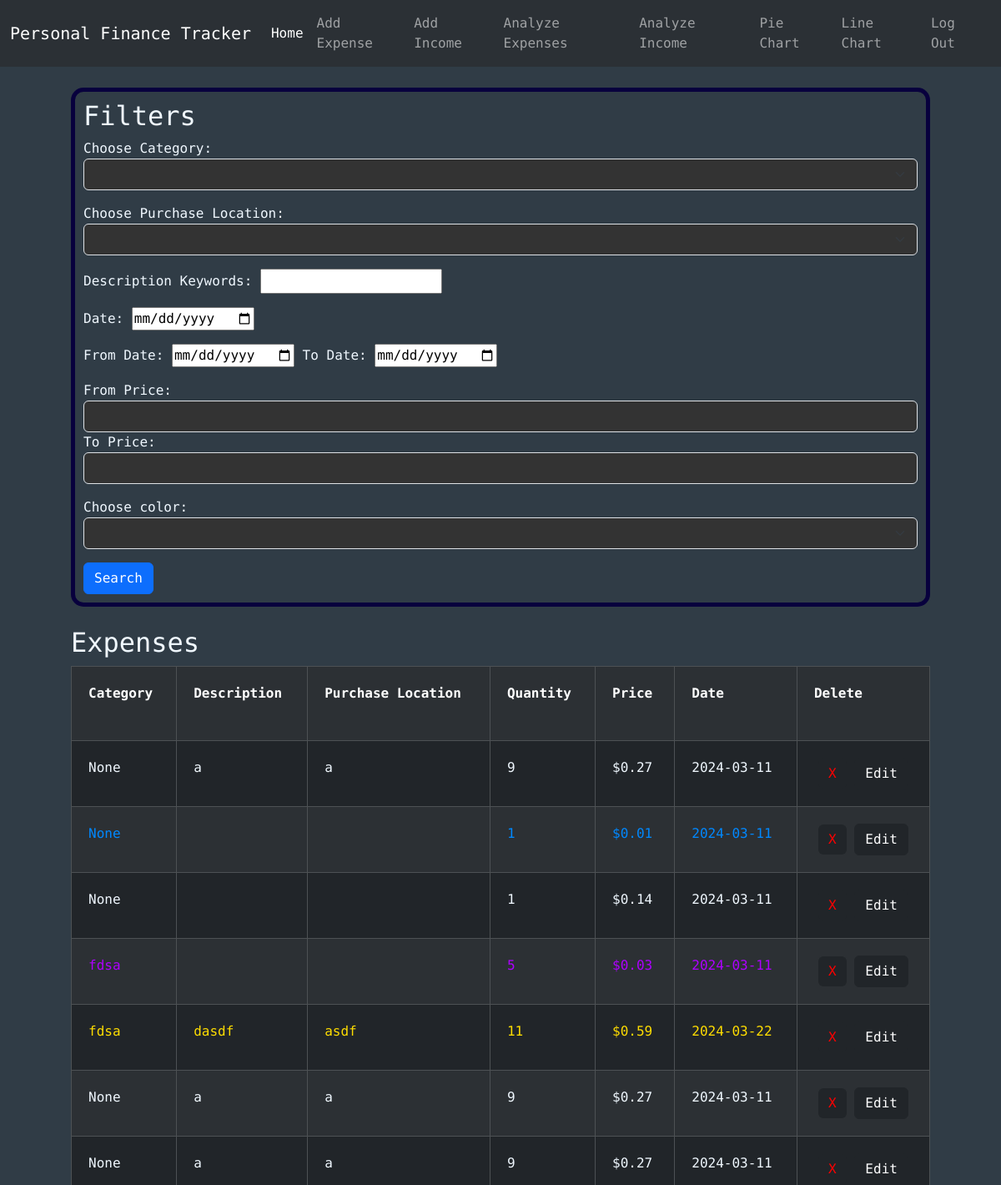
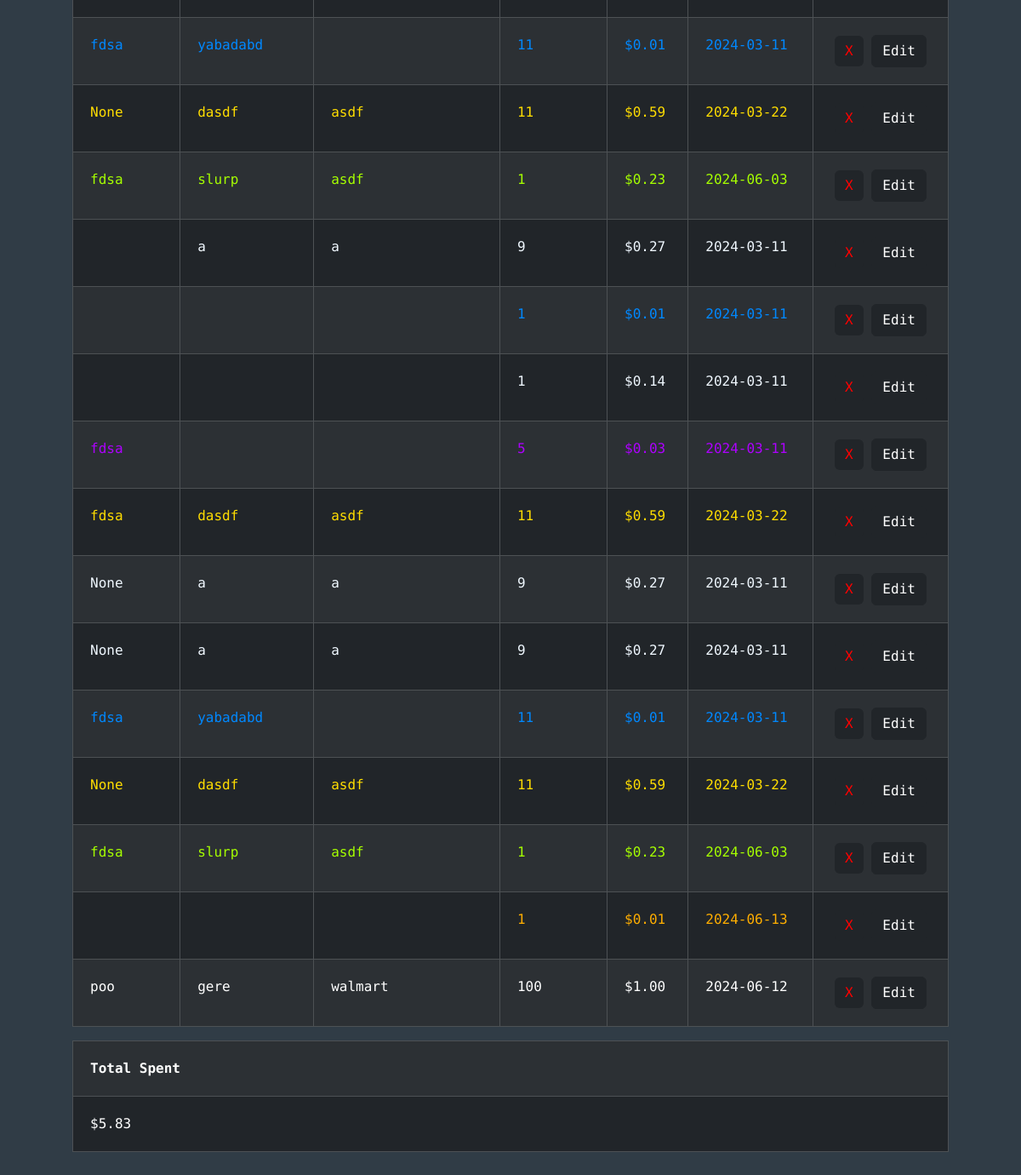
Screenshot of /analyzeExpenses (signed in) with the database file from the repository (2 pictures, top to bottom).
### tables this page shows
CREATE TABLE expenses (id INTEGER PRIMARY KEY, user_id INTEGER NOT NULL, category TEXT, description TEXT, purchaseLocation TEXT, quantity INTEGER NOT NULL, price NUMERIC NOT NULL, date TEXT NOT NULL, color TEXT, FOREIGN KEY (user_id) REFERENCES users(id));

### app.py (the view)
@app.route("/analyzeExpenses", methods=["GET", "POST"])
@login_required
def analyzeExpenses():
    conn = get_db_connection()
    categories = conn.execute("SELECT DISTINCT category FROM expenses WHERE user_id = ?", (session["user_id"],)).fetchall()
    purchaseLocations = conn.execute("SELECT DISTINCT purchaseLocation FROM expenses WHERE user_id = ?", (session["user_id"],)).fetchall()
    colors = conn.execute("SELECT DISTINCT color FROM expenses WHERE user_id = ?", (session["user_id"],)).fetchall()
    categoryFilter = None
    purchaseLocationFilter = None
    keywordsFilter = None
    dateFilter = None
    fromDateFilter =None
    toDateFilter = None
    fromPriceFilter = None
    toPriceFilter = None
    colorFilter = None
    exps = conn.execute("SELECT * FROM expenses WHERE user_id = ?", (session["user_id"],)).fetchall()
    total = conn.execute("SELECT SUM(price) AS sum FROM expenses WHERE user_id = ?", (session["user_id"],)).fetchall()[0]["sum"]
    if request.method == "POST":
        categoryFilter = request.form.get("category")
        purchaseLocationFilter = request.form.get("purchaseLocation")
        keywordsFilter = request.form.get("keywords")
        dateFilter = request.form.get("date")
        fromDateFilter = request.form.get("fromDate")
        toDateFilter = request.form.get("toDate")
        fromPriceFilter = request.form.get("fromPrice")
        toPriceFilter = request.form.get("toPrice")
        colorFilter = request.form.get("color")
        if dateFilter and (fromDateFilter or toDateFilter):
            flash("Cannot do from-to date at the same time as a specific date")
        if (fromPriceFilter and toPriceFilter) and float(fromPriceFilter) > float(toPriceFilter):
            flash("From-price must be smaller than to-price")
        if fromDateFilter:
            fD = date.fromisoformat(fromDateFilter)
        if toDateFilter:
            tD = date.fromisoformat(toDateFilter)
        if  fromDateFilter and toDateFilter and (not dateIsLessThan(fD, tD)):
            flash("From-date must be less than to-date")
        floatedFromPriceFilter = 0
        if fromPriceFilter:
            floatedFromPriceFilter = float(fromPriceFilter)
        floatedToPriceFilter = 0
        if toPriceFilter:
            floatedToPriceFilter = float(toPriceFilter)
        exps = conn.execute("SELECT * FROM expenses WHERE"\
                            " user_id = ?"\
                            " AND CASE WHEN ? != '' THEN category = ? ELSE 1 END"\
                            " AND CASE WHEN ? != '' THEN purchaseLocation = ? ELSE 1 END"\
                            " AND CASE WHEN ? != '' THEN description LIKE ? ELSE 1 END"\
                            " AND CASE WHEN ? != '' THEN date = ? ELSE 1 END"\
                             " AND CASE WHEN ? != '' AND ? != '' THEN date BETWEEN ? AND ? "\
                                " WHEN ? != '' AND ? == '' THEN date BETWEEN ? AND '9999-00-00'"\
                                " WHEN ? != '' AND ? == '' THEN date BETWEEN 0000-00-00  AND ?"\
                                " ELSE 1 END"\
                            " AND CASE WHEN ? != '' AND ? != '' THEN price BETWEEN ? AND ? "\
                                " WHEN ? != '' AND ? == '' THEN price BETWEEN ? AND 99999999"\
                                " WHEN ? != '' AND ? == '' THEN price BETWEEN 0 AND ?"\
                                " ELSE 1 END"\
                            " AND CASE WHEN ? != '' THEN color = ? ELSE 1 END"
                            , (session["user_id"], categoryFilter, categoryFilter, purchaseLocationFilter, purchaseLocationFilter, keywordsFilter, f'%{keywordsFilter}%', dateFilter, dateFilter, fromDateFilter, toDateFilter, fromDateFilter, toDateFilter, fromDateFilter, toDateFilter, fromDateFilter, toDateFilter, fromDateFilter, toDateFilter , fromPriceFilter, toPriceFilter, floatedFromPriceFilter, floatedToPriceFilter, fromPriceFilter, toPriceFilter, floatedFromPriceFilter, fromPriceFilter, toPriceFilter, floatedToPriceFilter, colorFilter, colorFilter)).fetchall()
        total = conn.execute("SELECT SUM(price) AS sum FROM expenses WHERE"\
                            " user_id = ?"\
                            " AND CASE WHEN ? != '' THEN category = ? ELSE 1 END"\
                            " AND CASE WHEN ? != '' THEN purchaseLocation = ? ELSE 1 END"\
                            " AND CASE WHEN ? != '' THEN description LIKE ? ELSE 1 END"\
                            " AND CASE WHEN ? != '' THEN date = ? ELSE 1 END"\
                            " AND CASE WHEN ? != '' AND ? != '' THEN date BETWEEN ? AND ? "\
                                " WHEN ? != '' AND ? == '' THEN date BETWEEN ? AND '9999-00-00'"\
                                " WHEN ? != '' AND ? == '' THEN date BETWEEN 0000-00-00  AND ?"\
                                " ELSE 1 END"\
                            " AND CASE WHEN ? != '' AND ? != '' THEN price BETWEEN ? AND ? "\
                                " WHEN ? != '' AND ? == '' THEN price BETWEEN ? AND 99999999"\
                                " WHEN ? != '' AND ? == '' THEN price BETWEEN 0 AND ?"\
                                " ELSE 1 END"\
                            " AND CASE WHEN ? != '' THEN color = ? ELSE 1 END"
                            , (session["user_id"], categoryFilter, categoryFilter, purchaseLocationFilter, purchaseLocationFilter, keywordsFilter, f'%{keywordsFilter}%', dateFilter, dateFilter, fromDateFilter, toDateFilter, fromDateFilter, toDateFilter, fromDateFilter, toDateFilter, fromDateFilter, toDateFilter, fromDateFilter, toDateFilter, fromPriceFilter, toPriceFilter, floatedFromPriceFilter, floatedToPriceFilter, fromPriceFilter, toPriceFilter, floatedFromPriceFilter, fromPriceFilter, toPriceFilter, floatedToPriceFilter, colorFilter, colorFilter)).fetchall()[0]["sum"]
    elif request.method == "GET":
        categoryFilter = categoryFilter if categoryFilter is not None else ""
        purchaseLocationFilter = purchaseLocationFilter if purchaseLocationFilter is not None else ""
        keywordsFilter = keywordsFilter if keywordsFilter is not None else ""
        dateFilter = dateFilter if dateFilter is not None else ""
        fromDateFilter = fromDateFilter if fromDateFilter is not None else ""
        toDateFilter = toDateFilter if toDateFilter is not None else ""
        fromPriceFilter = fromPriceFilter if fromPriceFilter is not None else ""
        toPriceFilter = toPriceFilter if toPriceFilter is not None else ""
        colorFilter = colorFilter if colorFilter is not None else ""
    return render_template("analyzeExpenses.html", categories=categories,purchaseLocations=purchaseLocations, colors=colors, expenses=exps,total=total,categoryFilter=categoryFilter,purchaseLocationFilter=purchaseLocationFilter,keywordsFilter=keywordsFilter,dateFilter=dateFilter,fromDateFilter=fromDateFilter,toDateFilter=toDateFilter,    fromPriceFilter=fromPriceFilter, toPriceFilter=toPriceFilter, colorFilter=colorFilter)

### helpers.py (called while the page is built)
def login_required(f):
    @wraps(f)
    def decorated_function(*args, **kwargs):
        if session.get("user_id") is None:
            return redirect("/login")
        return f(*args, **kwargs)
    return decorated_function

def get_db_connection():
    conn = sqlite3.connect('database.db')
    conn.row_factory = sqlite3.Row
    return conn

### templates/analyzeExpenses.html (shortened to what this page needs)
{% extends "layout.html" %}
{% block body %}
<div class="cont center-horizontal">
  <div class="formBox">
    <h2>Filters</h2>
    <form action="/analyzeExpenses" method="post">
      <div class="mb-3">
        <label for="category">Choose Category:</label>
        <select name="category" id="category" class="form-select">
          {% for category in categories %}
          <option value="{{category['category']}}" {% if category['category'] == categoryFilter %}selected{% endif %}>
          </option>
          {% endfor %}
        </select>
      </div>
      <div class="mb-3">
        <label for="purchaseLocation">Choose Purchase Location:</label>
        <select
          name="purchaseLocation"
          id="purchaseLocation"
          class="form-select"
        >
          {% for purchaseLocation in purchaseLocations %}
          <option value="{{purchaseLocation['purchaseLocation']}}" {% if purchaseLocation['purchaseLocation'] == purchaseLocationFilter %}selected{% endif %}>
          </option>
          {% endfor %}
        </select>
      </div>
      <div class="mb-3">
        <label for="keywords">Description Keywords:</label>
        <input
          type="text"
          name="keywords"
          id="keywords"
          value="{{keywordsFilter}}"
        />
      </div>
      <div class="mb-3">
        <label for="date">Date:</label>
        <input type="date" name="date" id="date" value="{{dateFilter}}" />
      </div>
      <div class="mb-3">
        <label for="fromDate">From Date:</label>
        <input
          type="date"
          name="fromDate"
          id="fromDate"
          value="{{fromDateFilter}}"
        />
        <label for="toDate">To Date:</label>
        <input type="date" name="toDate" id="toDate" value="{{toDateFilter}}" />
      </div>
      <div class="mb-3">
        <label for="fromPrice">From Price:</label>
        <input
          type="number"
          step="0.01"
          min="0"
          class="form-control"
          name="fromPrice"
          id="fromPrice"
          value="{{fromPriceFilter}}"
        />
        <label for="toPrice">To Price:</label>
        <input
          type="number"
          step="0.01"
          min="0"
          class="form-control"
          name="toPrice"
          id="toPrice"
          value="{{toPriceFilter}}"
        />
      </div>
      <div class="mb-3">
        <label for="color">Choose color:</label>
        <select
          name="color"
          id="color"
          class="form-select"
        >
          <option></option>
          {% for color in colors %}
          <option style="color: {{color['color']}}" value="{{color['color']}}" {% if color['color'] == color %}selected{% endif %}>
          </option>
          {% endfor %}
        </select>
      </div>
      <button type="submit" class="btn btn-primary">Search</button>
    </form>
  </div>
  <br />
  {% if expenses -%}
  <div>
    <div>
      <h2>Expenses</h2>
      <div class="table-responsive">
        <table
          class="table table-dark table-striped table-bordered table-hover"
        >
          <tr>
            <th scope="col">Category</th>
            <th scope="col">Description</th>
            <th scope="col">Purchase Location</th>
            <th scope="col">Quantity</th>
            <th scope="col">Price</th>
            <th scope="col">Date</th>
            <th scope="col">
              Delete
              <br />
            </th>
          </tr>
          {% for expense in expenses %}
          <tr>
            <td style="color: {{expense['color']}}">{{ expense["category"] }}</td>
            <td style="color: {{expense['color']}}">{{ expense["description"] }}</td>
            <td style="color: {{expense['color']}}">{{ expense["purchaseLocation"] }}</td>
            <td style="color: {{expense['color']}}">{{ expense["quantity"] }}</td>
            <td style="color: {{expense['color']}}">{{ "$%.2f"| format(expense["price"] )}}</td>
            <td style="color: {{expense['color']}}">{{ expense["date"] }}</td>
            <td style="text-align: center">
              <form action="/delete" method="POST" style="display: inline-block">
                <button
                  type="submit"
                  class="delete-btn btn btn-dark"
                  style="color: red; border: 0; text-align: center"
                >
                  X
                </button>
              </form>
              <form action="/edit" method="POST" style="display: inline-block">
                <button type="submit" class="delete-btn btn btn-dark">
                  Edit
                </button>
              </form>
            </td>
          </tr>
          {% endfor %}
        </table>
      </div>
      <table class="table table-dark table-striped table-bordered table-hover">
        <tr>
          <th scope="col">Total Spent</th>
        </tr>
        <tr>
          <td>{{"$%.2f"| format(total)}}</td>
        </tr>
      </table>
    </div>
    {% endif %}
  </div>
</div>
{% endblock %}

### static/styles/CSS.css (style rules this page uses)
.cont { display: flex; justify-content: center; padding: 15px; flex-direction: column; color: aliceblue; max-width: 100vw; }
.center-horizontal { margin: 0 auto; width: 90vw; max-width: 1200px; padding: 25px; }
.formBox { border: 5px solid rgb(8, 0, 61); border-radius: 15px; padding: 10px; }
#body { background-color: rgb(48, 60, 70); font-family: "Roboto Mono", monospace; color: aliceblue; }
.form-select { background-color: #333 !important; color: aliceblue !important; }
.form-control { background-color: #333 !important; color: #f0f8ff !important; }
tr > * { padding: 20px !important; }

### rows the page displays
expenses: category "None", description "a", purchaseLocation "a", quantity "9", price "$0.27", date "2024-03-11"
expenses: category "None", quantity "1", price "$0.01", date "2024-03-11"
expenses: category "None", quantity "1", price "$0.14", date "2024-03-11"
expenses: category "fdsa", quantity "5", price "$0.03", date "2024-03-11"
expenses: category "fdsa", description "dasdf", purchaseLocation "asdf", quantity "11", price "$0.59", date "2024-03-22"
expenses: category "None", description "a", purchaseLocation "a", quantity "9", price "$0.27", date "2024-03-11"
expenses: category "None", description "a", purchaseLocation "a", quantity "9", price "$0.27", date "2024-03-11"
expenses: category "fdsa", description "yabadabd", quantity "11", price "$0.01", date "2024-03-11"
expenses: category "None", description "dasdf", purchaseLocation "asdf", quantity "11", price "$0.59", date "2024-03-22"
expenses: category "fdsa", description "slurp", purchaseLocation "asdf", quantity "1", price "$0.23", date "2024-06-03"
expenses: description "a", purchaseLocation "a", quantity "9", price "$0.27", date "2024-03-11"
expenses: quantity "1", price "$0.01", date "2024-03-11"
expenses: quantity "1", price "$0.14", date "2024-03-11"
expenses: category "fdsa", quantity "5", price "$0.03", date "2024-03-11"
expenses: category "fdsa", description "dasdf", purchaseLocation "asdf", quantity "11", price "$0.59", date "2024-03-22"
expenses: category "None", description "a", purchaseLocation "a", quantity "9", price "$0.27", date "2024-03-11"
expenses: category "None", description "a", purchaseLocation "a", quantity "9", price "$0.27", date "2024-03-11"
expenses: category "fdsa", description "yabadabd", quantity "11", price "$0.01", date "2024-03-11"
expenses: category "None", description "dasdf", purchaseLocation "asdf", quantity "11", price "$0.59", date "2024-03-22"
expenses: category "fdsa", description "slurp", purchaseLocation "asdf", quantity "1", price "$0.23", date "2024-06-03"
expenses: quantity "1", price "$0.01", date "2024-06-13"
expenses: category "poo", description "gere", purchaseLocation "walmart", quantity "100", price "$1.00", date "2024-06-12"

### other values shown
{{ "$%.2f"| format(total) }} "$5.83"
